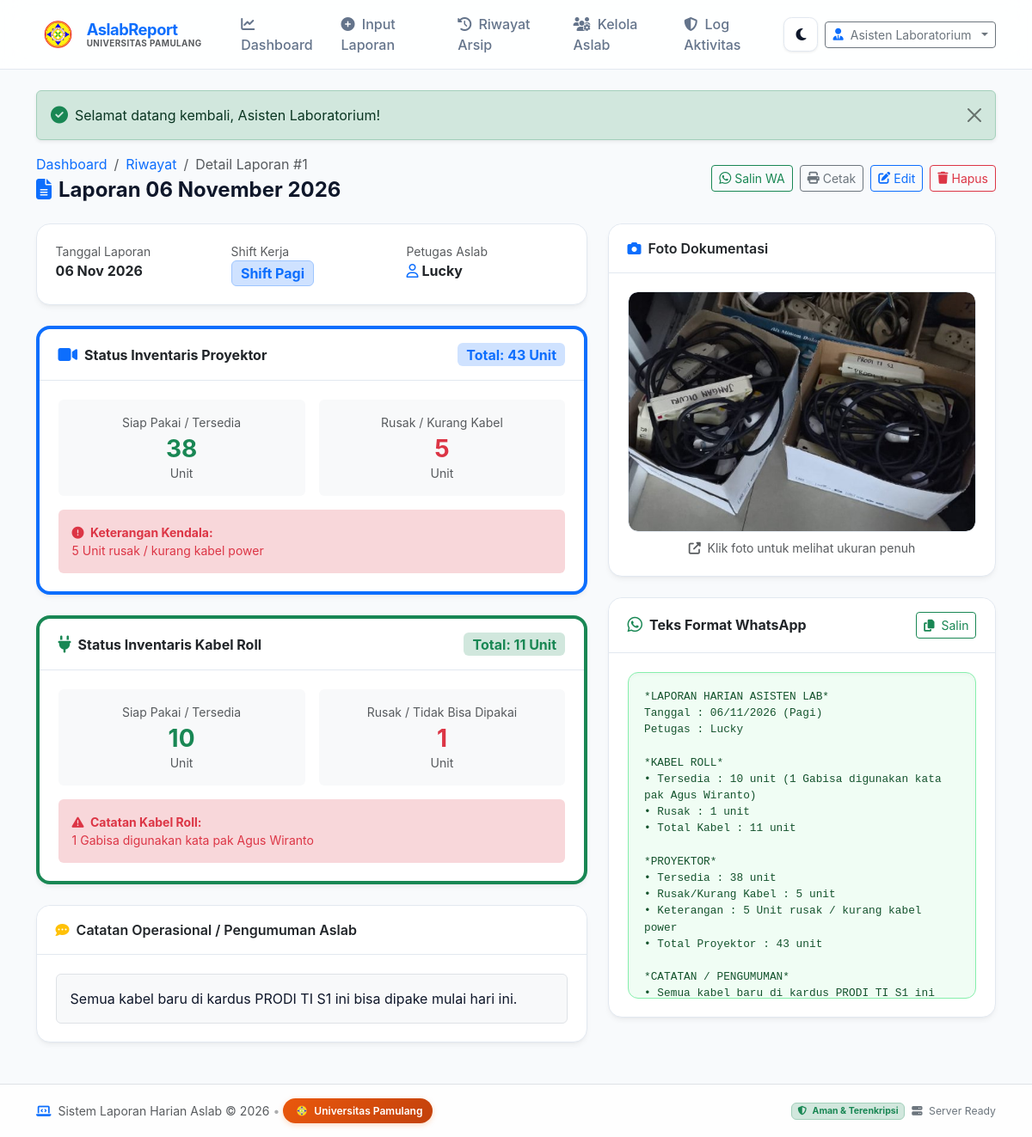
The app's page /detail.php?id=1 (signed in) with its own data.
### tables this page shows
CREATE TABLE IF NOT EXISTS `laporan` (
  `id` INT AUTO_INCREMENT PRIMARY KEY,
  `user_id` INT NULL,
  `tanggal` DATE NOT NULL,
  `shift` VARCHAR(50) NOT NULL DEFAULT 'Pagi',
  `petugas_nama` VARCHAR(100) NOT NULL,

 
`kabel_roll_tersedia` INT NOT NULL DEFAULT 0,
`kabel_roll_rusak` INT NOT NULL DEFAULT 0,
`kabel_roll_catatan` VARCHAR(255) NULL,

 
`proyektor_tersedia` INT NOT NULL DEFAULT 0,
`proyektor_rusak` INT NOT NULL DEFAULT 0,
`proyektor_catatan` VARCHAR(255) NULL,

 
`catatan_umum` TEXT NULL,
  `foto_dokumentasi` VARCHAR(255) NULL,
  
  `created_at` DATETIME NOT NULL DEFAULT CURRENT_TIMESTAMP,
  `updated_at` DATETIME NOT NULL DEFAULT CURRENT_TIMESTAMP ON UPDATE CURRENT_TIMESTAMP,
  
  INDEX `idx_tanggal` (`tanggal`),
  INDEX `idx_shift` (`shift`),
  CONSTRAINT `fk_laporan_user` FOREIGN KEY (`user_id`) REFERENCES `users` (`id`) ON DELETE SET NULL ON UPDATE CASCADE
);

### config/auth.php (called while the page is built, shortened)
<?php
require_once __DIR__ . '/security.php';
function is_logged_in() {
    return isset($_SESSION['user_id']) && !empty($_SESSION['user_id']);
}
function current_user() {
    return [
        'id'           => $_SESSION['user_id'],
        'username'     => $_SESSION['username'] ?? '',
        'nama_lengkap' => $_SESSION['nama_lengkap'] ?? '',
        'role'         => $_SESSION['role'] ?? 'aslab'
    ];
}

### config/logger.php (called while the page is built, shortened)
<?php
require_once __DIR__ . '/auth.php';
function record_log($action, $description, $status = 'INFO', $override_user = null) {
    try {
        $user = current_user();
        return true;
    } catch (Exception $e) {
        error_log("Logging Error: " . $e->getMessage());
        return false;
    }
}

### config/security.php (called while the page is built, shortened)
<?php
function e($string) {
    return htmlspecialchars((string)$string, ENT_QUOTES | ENT_SUBSTITUTE, 'UTF-8');
}

### detail.php (the view, shortened to what this page needs)
<?php
require_once __DIR__ . '/config/database.php';
require_once __DIR__ . '/config/security.php';
require_once __DIR__ . '/config/auth.php';
$id = (int)($_GET['id'] ?? 0);
$stmt = $pdo->prepare("SELECT * FROM `laporan` WHERE `id` = :id LIMIT 1");
$stmt->execute([':id' => $id]);
$laporan = $stmt->fetch();
$tot_kabel = (int)$laporan['kabel_roll_tersedia'] + (int)$laporan['kabel_roll_rusak'];
$tot_proyektor = (int)$laporan['proyektor_tersedia'] + (int)$laporan['proyektor_rusak'];
$tgl_indo = date('d/m/Y', strtotime($laporan['tanggal']));
$wa_text = "*LAPORAN HARIAN ASISTEN LAB*\n";
$wa_text .= "Tanggal : " . $tgl_indo . " (" . $laporan['shift'] . ")\n";
$wa_text .= "Petugas : " . $laporan['petugas_nama'] . "\n\n";
$wa_text .= "*KABEL ROLL*\n";
$catatan_kabel = !empty($laporan['kabel_roll_catatan']) ? " (" . $laporan['kabel_roll_catatan'] . ")" : "";
$wa_text .= "• Tersedia : " . (int)$laporan['kabel_roll_tersedia'] . " unit" . $catatan_kabel . "\n";
$wa_text .= "• Rusak : " . (int)$laporan['kabel_roll_rusak'] . " unit\n";
$wa_text .= "• Total Kabel : " . $tot_kabel . " unit\n\n";
$wa_text .= "*PROYEKTOR*\n";
$wa_text .= "• Tersedia : " . (int)$laporan['proyektor_tersedia'] . " unit\n";
$wa_text .= "• Rusak/Kurang Kabel : " . (int)$laporan['proyektor_rusak'] . " unit\n";
if (!empty($laporan['proyektor_catatan'])) {
    $wa_text .= "• Keterangan : " . $laporan['proyektor_catatan'] . "\n";
}
$wa_text .= "• Total Proyektor : " . $tot_proyektor . " unit\n\n";
if (!empty($laporan['catatan_umum'])) {
    $wa_text .= "*CATATAN / PENGUMUMAN*\n";
    $wa_text .= "• " . $laporan['catatan_umum'] . "\n\n";
}
$wa_text .= "_Sistem Informasi Inventaris & Laporan Harian Aslab_";
require_once __DIR__ . '/includes/header.php';
?>
<div class="d-flex flex-column flex-md-row justify-content-between align-items-md-center gap-3 mb-4">
    <div>
        <nav aria-label="breadcrumb">
            <ol class="breadcrumb small mb-1">
                <li class="breadcrumb-item"><a href="index.php" class="text-decoration-none">Dashboard</a></li>
                <li class="breadcrumb-item"><a href="riwayat.php" class="text-decoration-none">Riwayat</a></li>
                <li class="breadcrumb-item active" aria-current="page">Detail Laporan #<?= (int)$laporan['id'] ?></li>
            </ol>
        </nav>
        <h3 class="h4 mb-0 fw-bold">
            <i class="fa-solid fa-file-lines text-primary me-2"></i>Laporan <?= date('d F Y', strtotime($laporan['tanggal'])) ?>
        </h3>
    </div>
    <div class="d-flex flex-wrap gap-2">
        <button type="button" class="btn btn-outline-success btn-sm d-flex align-items-center gap-1" onclick="copyToWhatsApp(<?= htmlspecialchars(json_encode($wa_text), ENT_QUOTES, 'UTF-8') ?>, this)">
            <i class="fa-brands fa-whatsapp fs-6"></i>
            <span>Salin WA</span>
        </button>
        <button type="button" class="btn btn-outline-secondary btn-sm d-flex align-items-center gap-1" onclick="window.print()">
            <i class="fa-solid fa-print"></i>
            <span>Cetak</span>
        </button>
        <?php if ($user): ?>
            <a href="edit-laporan.php?id=<?= (int)$laporan['id'] ?>" class="btn btn-outline-primary btn-sm d-flex align-items-center gap-1">
                <i class="fa-solid fa-pen-to-square"></i>
                <span>Edit</span>
            </a>
            <button type="button" class="btn btn-outline-danger btn-sm d-flex align-items-center gap-1" data-bs-toggle="modal" data-bs-target="#deleteModal">
                <i class="fa-solid fa-trash"></i>
                <span>Hapus</span>
            </button>
        <?php endif; ?>
    </div>
</div>
<div class="row g-4">
    <div class="col-12 col-lg-7">
        <div class="card mb-4">
            <div class="card-body">
                <div class="row g-3 text-center text-sm-start">
                    <div class="col-12 col-sm-4 border-end-sm">
                        <span class="text-muted small d-block">Tanggal Laporan</span>
                        <span class="fw-bold fs-6"><?= date('d M Y', strtotime($laporan['tanggal'])) ?></span>
                    </div>
                    <div class="col-12 col-sm-4 border-end-sm">
                        <span class="text-muted small d-block">Shift Kerja</span>
                        <span class="badge bg-primary-subtle text-primary border border-primary-subtle fs-6">
                            Shift <?= e($laporan['shift']) ?>
                        </span>
                    </div>
                    <div class="col-12 col-sm-4">
                        <span class="text-muted small d-block">Petugas Aslab</span>
                        <span class="fw-bold fs-6 d-flex align-items-center justify-content-center justify-content-sm-start gap-1">
                            <i class="fa-regular fa-user text-primary"></i>
                            <?= e($laporan['petugas_nama']) ?>
                        </span>
                    </div>
                </div>
            </div>
        </div>
        <div class="card mb-4 border-start border-primary border-4">
            <div class="card-header py-3 d-flex justify-content-between align-items-center">
                <div class="d-flex align-items-center gap-2">
                    <i class="fa-solid fa-video text-primary fs-5"></i>
                    <span class="fw-bold">Status Inventaris Proyektor</span>
                </div>
                <span class="badge bg-primary-subtle text-primary fs-6">Total: <?= $tot_proyektor ?> Unit</span>
            </div>
            <div class="card-body">
                <div class="row g-3 mb-3">
                    <div class="col-6">
                        <div class="p-3 bg-body-tertiary rounded text-center">
                            <span class="text-muted small d-block mb-1">Siap Pakai / Tersedia</span>
                            <span class="h3 fw-bold text-success mb-0"><?= (int)$laporan['proyektor_tersedia'] ?></span>
                            <span class="small text-muted d-block">Unit</span>
                        </div>
                    </div>
                    <div class="col-6">
                        <div class="p-3 bg-body-tertiary rounded text-center">
                            <span class="text-muted small d-block mb-1">Rusak / Kurang Kabel</span>
                            <span class="h3 fw-bold text-danger mb-0"><?= (int)$laporan['proyektor_rusak'] ?></span>
                            <span class="small text-muted d-block">Unit</span>
                        </div>
                    </div>
                </div>
                <?php if (!empty($laporan['proyektor_catatan'])): ?>
                    <div class="p-3 bg-danger-subtle text-danger rounded small">
                        <strong><i class="fa-solid fa-circle-exclamation me-1"></i> Keterangan Kendala:</strong>
                        <div><?= e($laporan['proyektor_catatan']) ?></div>
                    </div>
                <?php endif; ?>
            </div>
        </div>
        <div class="card mb-4 border-start border-success border-4">
            <div class="card-header py-3 d-flex justify-content-between align-items-center">
                <div class="d-flex align-items-center gap-2">
                    <i class="fa-solid fa-plug text-success fs-5"></i>
                    <span class="fw-bold">Status Inventaris Kabel Roll</span>
                </div>
                <span class="badge bg-success-subtle text-success fs-6">Total: <?= $tot_kabel ?> Unit</span>
            </div>
            <div class="card-body">
                <div class="row g-3 mb-3">
                    <div class="col-6">
                        <div class="p-3 bg-body-tertiary rounded text-center">
                            <span class="text-muted small d-block mb-1">Siap Pakai / Tersedia</span>
                            <span class="h3 fw-bold text-success mb-0"><?= (int)$laporan['kabel_roll_tersedia'] ?></span>
                            <span class="small text-muted d-block">Unit</span>
                        </div>
                    </div>
                    <div class="col-6">
                        <div class="p-3 bg-body-tertiary rounded text-center">
                            <span class="text-muted small d-block mb-1">Rusak / Tidak Bisa Dipakai</span>
                            <span class="h3 fw-bold text-danger mb-0"><?= (int)$laporan['kabel_roll_rusak'] ?></span>
                            <span class="small text-muted d-block">Unit</span>
                        </div>
                    </div>
                </div>
                <?php if (!empty($laporan['kabel_roll_catatan'])): ?>
                    <div class="p-3 bg-danger-subtle text-danger rounded small">
                        <strong><i class="fa-solid fa-triangle-exclamation me-1"></i> Catatan Kabel Roll:</strong>
                        <div><?= e($laporan['kabel_roll_catatan']) ?></div>
                    </div>
                <?php endif; ?>
            </div>
        </div>
        <?php if (!empty($laporan['catatan_umum'])): ?>
            <div class="card mb-4">
                <div class="card-header py-3">
                    <i class="fa-solid fa-comment-dots text-warning me-2"></i>Catatan Operasional / Pengumuman Aslab
                </div>
                <div class="card-body">
                    <div class="p-3 bg-body-tertiary rounded border">
                        <p class="mb-0" style="color: var(--text-main);"><?= nl2br(e($laporan['catatan_umum'])) ?></p>
                    </div>
                </div>
            </div>
        <?php endif; ?>
    </div>
    <div class="col-12 col-lg-5">
        <div class="card mb-4">
            <div class="card-header py-3">
                <i class="fa-solid fa-camera text-primary me-2"></i>Foto Dokumentasi
            </div>
            <div class="card-body text-center">
                <?php if (!empty($laporan['foto_dokumentasi']) && file_exists(__DIR__ . '/uploads/' . $laporan['foto_dokumentasi'])): ?>
                    <a href="uploads/<?= e($laporan['foto_dokumentasi']) ?>" target="_blank" class="image-preview-wrapper text-decoration-none" title="Klik untuk membuka foto ukuran penuh">
                        <div class="image-preview-container" style="height: 280px; max-height: 280px;">
                            <img src="uploads/<?= e($laporan['foto_dokumentasi']) ?>" alt="Foto Dokumentasi">
                        </div>
                    </a>
                    <span class="text-muted small d-block mt-2">
                        <i class="fa-solid fa-up-right-from-square me-1"></i> Klik foto untuk melihat ukuran penuh
                    </span>
                <?php endif; ?>
            </div>
        </div>
        <div class="card mb-4">
            <div class="card-header py-3 d-flex justify-content-between align-items-center">
                <div class="d-flex align-items-center gap-2">
                    <i class="fa-brands fa-whatsapp text-success fs-5"></i>
                    <span class="fw-bold">Teks Format WhatsApp</span>
                </div>
                <button type="button" class="btn btn-outline-success btn-sm" onclick="copyToWhatsApp(<?= htmlspecialchars(json_encode($wa_text), ENT_QUOTES, 'UTF-8') ?>, this)">
                    <i class="fa-solid fa-copy me-1"></i> Salin
                </button>
            </div>
            <div class="card-body">
                <div class="whatsapp-box" style="font-size: 0.8rem;"><?= e($wa_text) ?></div>
            </div>
        </div>
    </div>
</div>
<?php require_once __DIR__ . '/includes/footer.php'; ?>

### records on screen
laporan: id "1", tanggal "06 November 2026", tanggal "06 Nov 2026", shift "Pagi", petugas_nama "Lucky", tot_proyektor "43", proyektor_tersedia "38", proyektor_rusak "5", proyektor_catatan "5 Unit rusak / kurang kabel power", tot_kabel "11", kabel_roll_tersedia "10", kabel_roll_rusak "1", kabel_roll_catatan "1 Gabisa digunakan kata pak Agus Wiranto", catatan_umum "Semua kabel baru di kardus PRODI TI S1 ini bisa dipake mulai hari ini.", foto_dokumentasi (picture), wa_text "*LAPORAN HARIAN ASISTEN LAB* Tanggal : 06/11/2026 (Pagi) Petugas : Lucky *KABEL ROLL* • Tersedia : 10 unit (1 Gabisa digunakan kata pak Agus Wiranto) • Rusak : 1 unit • Total Kabel : 11 unit *PROYEKTOR* • Tersedia : 38 unit • Rusak/Kurang Kabel : 5 unit • Keterangan : 5 Unit rusak / kurang kabel power • Total Proyektor : 43 unit *CATATAN / PENGUMUMAN* • Semua kabel baru di kardus PRODI TI S1 ini…"

### other values on screen
$user['nama_lengkap'] "Asisten Laboratorium"
$flash['message'] "Selamat datang kembali, Asisten Laboratorium!"
